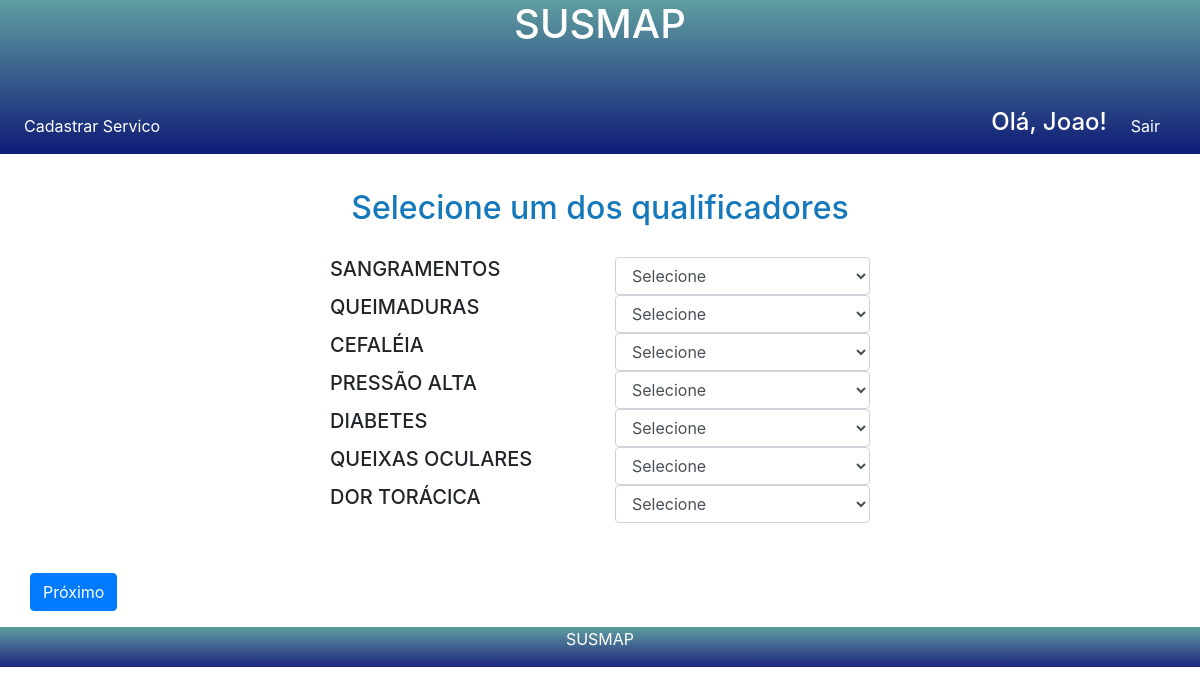
Screenshot of /card/forms/ (signed in) with the database file from the repository.
### core/models.py (models this page shows, shortened)
class Atendente(models.Model):
    unidadeAtendimento = models.CharField(max_length=20)
    user = models.OneToOneField(
        settings.AUTH_USER_MODEL,
        on_delete=models.SET_NULL,
        null=True,
    )

class Sintoma(models.Model):
    nome = models.CharField(max_length=50)
    descricao = models.TextField()
    class card:
        db_table = 'sintoma'

### core/views.py (the view)
# urls.py: path('card/forms/', views.forms),
@login_required(login_url='/login/')
def forms(request):
    sintoma =  Sintoma.objects.all()
    context = {'sintoma': sintoma}
    return render(request, 'model-formulario.html', context)

### templates/model-formulario.html (shortened to what this page needs)
{%extends "model-page.html" %}
{% block content %}
<form action="{% url 'core:unidades-listar'%}" method="post">{% csrf_token %}
<h1 class="titulo">Selecione um dos qualificadores</h1>
<section class="box-qualificadore">
    <div class="container campo-sintomas">
        {% for s in sintoma %}
        <div class="row">
            <div class="col-md-3"></div>
            <div class="col-md-3">
                <h5>{{s.nome}}</h5>
            </div>
            <div class="col-md-3">
                <select class="form-control" name="{{s.nome}}" >
                    <option value="">Selecione</option>
                </select>
           </div>
           <div class="col-md-3"></div>
        </div>
       {% endfor %}
    </div>
    <div class="container">
        <div class="row">
            <div class="butao1">
                <a href="#">
                    <button type="submit" class="btn btn-primary">Próximo</button>
                   </a>
            </div>
        </div>
    </div>
</section>
</form>
{% endblock %}

### templates/model-header.html (shortened to what this page needs)
<link rel="stylesheet" href="https://maxcdn.bootstrapcdn.com/bootstrap/4.4.1/css/bootstrap.min.css">
<div class="header text-center">
    <h1>SUSMAP</h1>
    <nav class="navbar navbar-expand-lg menu-inicial">
        <div class="collapse navbar-collapse" id="menu">
          <ul class="navbar-nav">
            {% if request.user.atendente %}
            <li>
                <a class="nav-link" href="/servico/cadastrar">Cadastrar Servico</a>
            </li>
            {% endif %}
          </ul>
        </div>
        {% if request.user.atendente %}
        <div class="mr-4" style="color: rgb(255, 255, 255)">
            <h4>Olá, {{user.atendente.user}}!</h4>
        </div>
        {% endif %}
        <div class="text-right mr-4 logout">
            <a href="/logout/">Sair</a>
        </div>
      </nav>
</div>

### templates/model-header.html (style rules this page uses)
#menu a { color: white; }
.header { background-color: cadetblue; color: white; background-image: linear-gradient(cadetblue, rgba(7, 14, 114, 0.904)); }
.logout a { color: white; }
.navbar { margin-top: 50; }

### templates/model-formulario.html (style rules this page uses)
.titulo { text-align: center; font-size: 2em; margin-top: 35px; color: rgb(21, 121, 187); }
.butao1 { margin-top: 50; }
.campo-sintomas { margin-top: 30px; }

### rows the page displays
Sintoma: nome "SANGRAMENTOS"
Sintoma: nome "QUEIMADURAS"
Sintoma: nome "CEFALÉIA"
Sintoma: nome "PRESSÃO ALTA"
Sintoma: nome "DIABETES"
Sintoma: nome "QUEIXAS OCULARES"
Sintoma: nome "DOR TORÁCICA"

### other values shown
{{ user.atendente.user }} "Joao"
